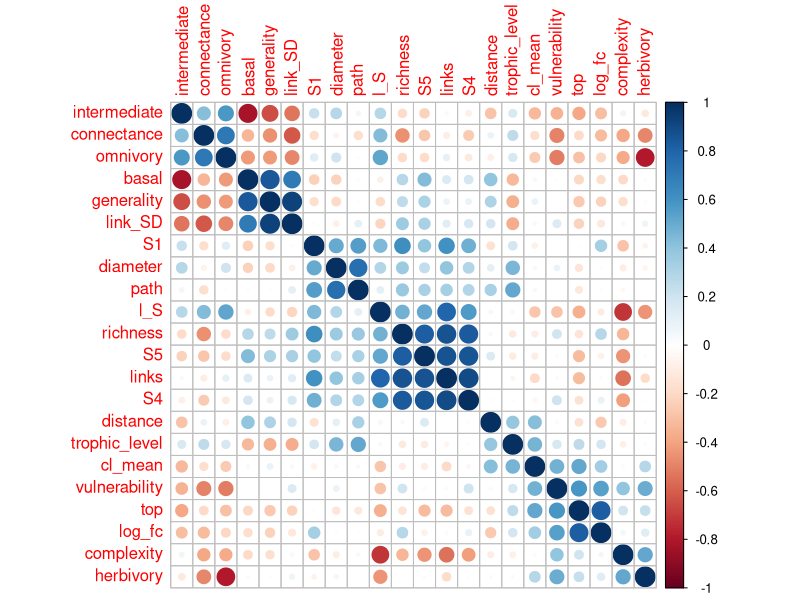
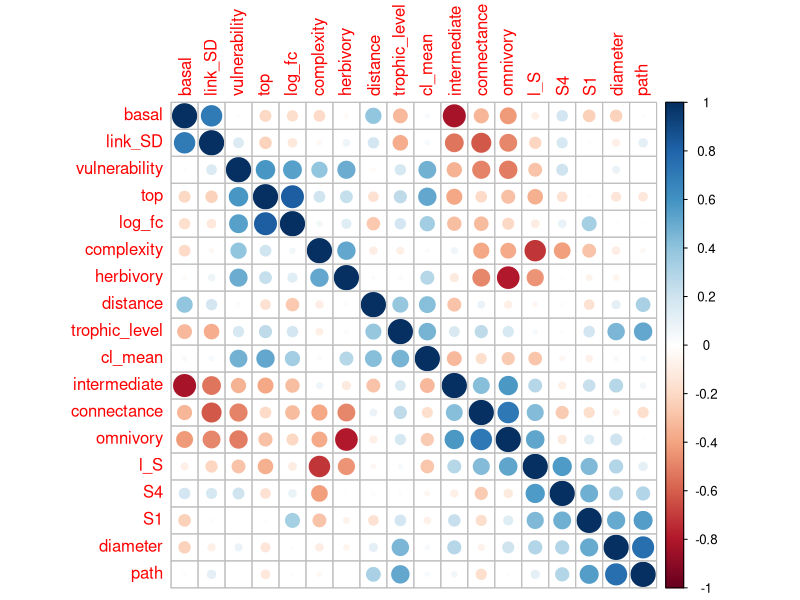
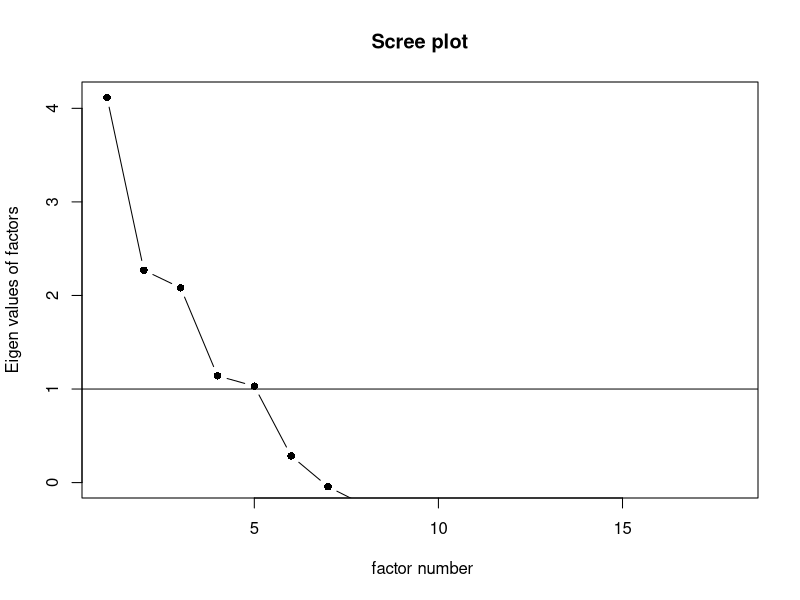
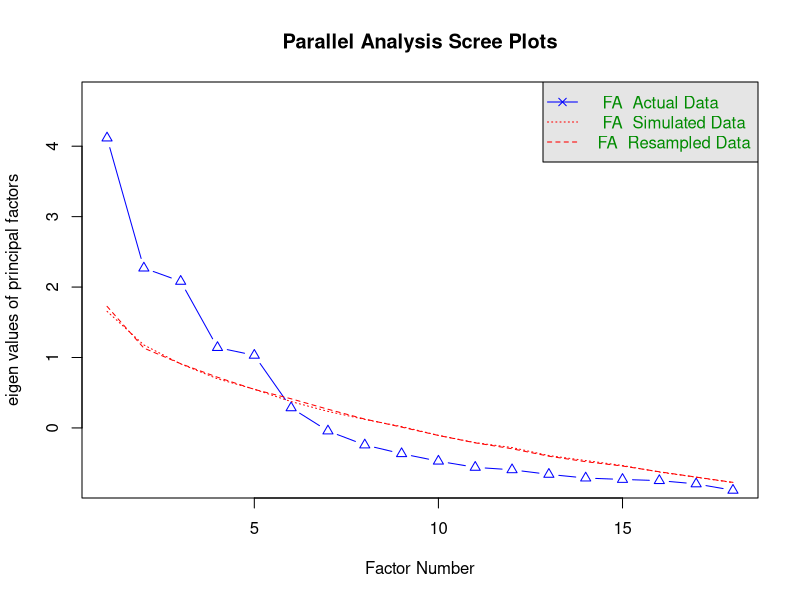

Source code (R) for these figures, in order: (Note: this script raises an error after producing the figures.)
##Load packages
library(caret)
library(corrplot)
library(FactoMineR)
library(here)
library(psych)
library(tidyverse)

setwd(here::here())

# import network summary data
topology_mangal <- read.csv("data/mangal/mangal_summary.csv") %>%
  select(-id)

# get an idea of the number of NA vals
sapply(topology_mangal, function(x) sum(is.na(x))) / nrow(topology_mangal) * 100

# same for prop of zeros
colSums(topology_mangal==0, na.rm = TRUE)/nrow(topology_mangal)*100

topology_mangal_subset <-
  topology_mangal %>%
  select(-c(cl_std, cannibal, S2)) %>%
  na.omit()

# 1: look at correlation first

#scale all features
topology_scaled <- scale(topology_mangal_subset,
                         center = TRUE, scale = TRUE)

# correlation matrix
cor_matrix <- cor(topology_scaled)

corrplot(cor_matrix, order = "hclust")

# remove highly correlated vars
# select the cutoff 
corr_cutoff <- 0.85
# subset by cutoff
hc = findCorrelation(cor_matrix, cutoff = corr_cutoff)

# subset 
topology_scaled_subset <- topology_scaled[,-hc]

cor_mat_subset <- cor(topology_scaled_subset)

corrplot(cor_mat_subset, order = "hclust")

#KMO Test

KMO(topology_scaled_subset)
cortest.bartlett(topology_scaled_subset)

# Determine number of factors to extract
ev <- eigen(cor(topology_scaled_subset)) # get eigenvalues
ev$values

scree(topology_scaled_subset, pc=FALSE)

fa.parallel(topology_scaled_subset, fa="fa")

Nfacs <- 4  # This is for four factors. You can change this as needed.

fit <- factanal(topology_scaled_subset, Nfacs, rotation="promax")

# 2: look at correlation first

pca <- PCA(topology_scaled)

# find number of dims describing 90 % of variance
dim_num <- pca$eig %>%
  as.data.frame() %>%
  filter(`cumulative percentage of variance` < 90) %>%
  nrow() %>% as.numeric()

dim_descrip <- dimdesc(pca, axes = 1:3)

dim_descrip$Dim.1 %>%
  as.data.frame() %>%
  filter(abs(quanti.correlation) > 0.8) %>%
  rbind(dim_descrip$Dim.2 %>%
          as.data.frame() %>%
          filter(abs(quanti.correlation) > 0.8))



# assign broader categories

grps <- 
  tibble(var = row.names(pca[["var"]][["coord"]])) %>%
  reframe(cat = case_when(var %in% c("S1", "S2", "S5", "S4") ~ "Motif",
                          var %in% c("richness", "links", "connectance", "complexity", "l_S") ~ "Structure",
                          var %in% c("diameter", "trophic_level", "path", "cl_mean", "cl_std", "log_fc", "top", "basal", "distance") ~ "Energy",
                          var %in% c("generality", "vulnerability", "link_SD", "cannibal", "omnivory", "herbivory", "intermediate", "") ~ "Node"))

variance = pca$eig %>%
  as.data.frame() %>%
  pull(`cumulative percentage of variance`)

# try plot as points

ggplot(data = pca[["var"]][["coord"]]) +
  geom_point(aes(x = Dim.1,
                 y = Dim.2,
                 colour = grps$cat)) +
  theme_classic() +
  geom_hline(yintercept = 0) +
  geom_vline(xintercept = 0) +
  lims(x= c(-1, 1), y = c(-1, 1)) +
  labs(x = paste("PCA 1 ", round(variance[1]), "%",sep = ""),
       y = paste("PCA 2 ", round(variance[2]), "%",sep = ""))
  
